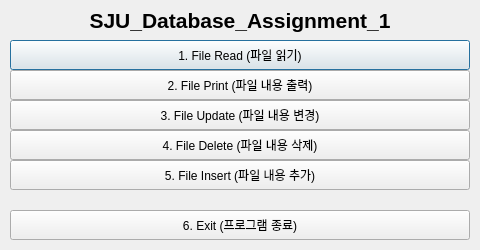
<?xml version="1.0" encoding="UTF-8"?>
<ui version="4.0">
 <class>Assignment1Class</class>
 <widget class="QDialog" name="Assignment1Class">
  <property name="geometry">
   <rect>
    <x>0</x>
    <y>0</y>
    <width>480</width>
    <height>250</height>
   </rect>
  </property>
  <property name="sizePolicy">
   <sizepolicy hsizetype="Preferred" vsizetype="Preferred">
    <horstretch>0</horstretch>
    <verstretch>0</verstretch>
   </sizepolicy>
  </property>
  <property name="windowTitle">
   <string>Assignment1</string>
  </property>
  <widget class="QLabel" name="mainMenuTitle">
   <property name="geometry">
    <rect>
     <x>10</x>
     <y>5</y>
     <width>460</width>
     <height>30</height>
    </rect>
   </property>
   <property name="font">
    <font>
     <pointsize>16</pointsize>
     <bold>true</bold>
    </font>
   </property>
   <property name="focusPolicy">
    <enum>Qt::NoFocus</enum>
   </property>
   <property name="text">
    <string>SJU_Database_Assignment_1</string>
   </property>
   <property name="alignment">
    <set>Qt::AlignCenter</set>
   </property>
  </widget>
  <widget class="QPushButton" name="mainMenuBtn1">
   <property name="geometry">
    <rect>
     <x>10</x>
     <y>40</y>
     <width>460</width>
     <height>30</height>
    </rect>
   </property>
   <property name="text">
    <string>1. File Read (파일 읽기)</string>
   </property>
   <property name="checkable">
    <bool>false</bool>
   </property>
   <property name="checked">
    <bool>false</bool>
   </property>
  </widget>
  <widget class="QPushButton" name="mainMenuBtn2">
   <property name="geometry">
    <rect>
     <x>10</x>
     <y>70</y>
     <width>460</width>
     <height>30</height>
    </rect>
   </property>
   <property name="text">
    <string>2. File Print (파일 내용 출력)</string>
   </property>
  </widget>
  <widget class="QPushButton" name="mainMenuBtn3">
   <property name="geometry">
    <rect>
     <x>10</x>
     <y>100</y>
     <width>460</width>
     <height>30</height>
    </rect>
   </property>
   <property name="text">
    <string>3. File Update (파일 내용 변경)</string>
   </property>
  </widget>
  <widget class="QPushButton" name="mainMenuBtn4">
   <property name="geometry">
    <rect>
     <x>10</x>
     <y>130</y>
     <width>460</width>
     <height>30</height>
    </rect>
   </property>
   <property name="text">
    <string>4. File Delete (파일 내용 삭제)</string>
   </property>
  </widget>
  <widget class="QPushButton" name="mainMenuBtn5">
   <property name="geometry">
    <rect>
     <x>10</x>
     <y>160</y>
     <width>460</width>
     <height>30</height>
    </rect>
   </property>
   <property name="text">
    <string>5. File Insert (파일 내용 추가)</string>
   </property>
  </widget>
  <widget class="QPushButton" name="mainMenuBtn6">
   <property name="geometry">
    <rect>
     <x>10</x>
     <y>210</y>
     <width>460</width>
     <height>30</height>
    </rect>
   </property>
   <property name="text">
    <string>6. Exit (프로그램 종료)</string>
   </property>
  </widget>
 </widget>
 <layoutdefault spacing="6" margin="11"/>
 <resources>
  <include location="assignment1.qrc"/>
 </resources>
 <connections/>
</ui>
